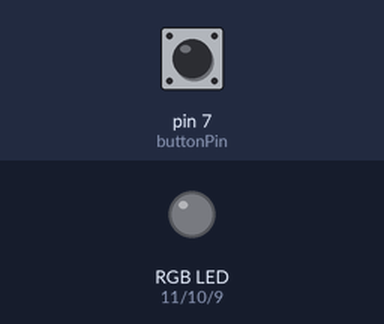
A sketch run on a simulated Arduino Uno, built with avr-gcc and run on an emulated ATmega328P. On the bench: an RGB LED mixed from three pins (HIGH = lit). The test bench sets the inputs (shaded band); at power-on: pin 7 (buttonPin) LOW. Random numbers use the default seed unless the sketch sets one.

Above: at 1.2 s.
1.3 s: pin 7 (buttonPin) pulled HIGH for 0.15 s
At 2.7 s:
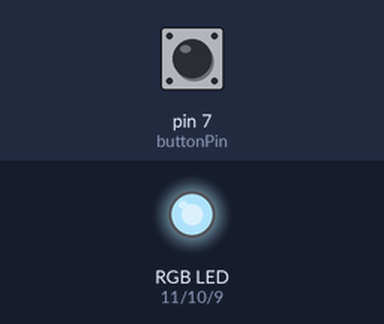
Timing chart, 0 to 11.8 s (numbered marks = the images above; inputs shaded):
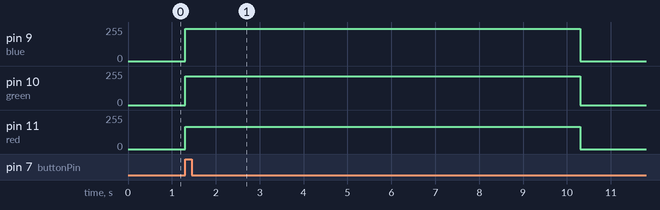

Measured:
- after the input at 1.3 s, pin 9 (blue): 0/255 → 241/255 at once, → 0/255 9.0 s later; pin 10 (green): 0/255 → 217/255 at once, → 0/255 9.0 s later; pin 11 (red): 0/255 → 167/255 at once, → 0/255 9.0 s later

The sketch:

Random_collor_RGB.ino
```cpp
//RGB LED - random colors using push-button

//pin connections
int red = 11;
int green = 10;
int blue = 9;
int buttonPin = 7;

void setup(){
  pinMode(red, OUTPUT);
  pinMode(blue, OUTPUT);
  pinMode(green, OUTPUT);
  pinMode(buttonPin, INPUT);
}
void loop()
{
  //pick a random color
  if (digitalRead(buttonPin) == HIGH)
  {  //if button pressed
  analogWrite(red, random(256));
  analogWrite(blue, random(256));
  analogWrite(green, random(256));

  delay(9000);                         //wait one second

  analogWrite(red, LOW);
  analogWrite(green, LOW);
  analogWrite(blue, LOW);
  delay(1000);
  }

}
```
